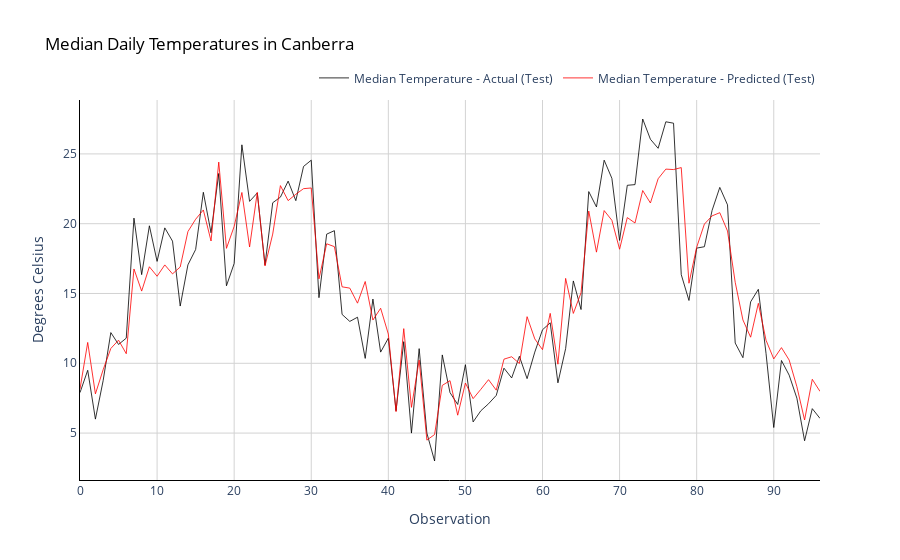

Notebook code for this chart:
### Code cell
plot_predicted(testY, pred_test)

### Figure 1 — Plotly figure (JSON) as saved in the notebook; plotly's stock layout.template omitted (floating-point values rounded to 4 significant figures)
{"data": [{"line": {"color": "black", "width": 1}, "mode": "lines", "name": "Median Temperature - Actual (Test)", "opacity": 0.8, "type": "scatter", "x": [0, 1, 2, 3, 4, 5, 6, 7, 8, 9, 10, 11, 12, 13, 14, 15, 16, 17, 18, 19, 20, 21, 22, 23, 24, 25, 26, 27, 28, 29, 30, 31, 32, 33, 34, 35, 36, 37, 38, 39, 40, 41, 42, 43, 44, 45, 46, 47, 48, 49, 50, 51, 52, 53, 54, 55, 56, 57, 58, 59, 60, 61, 62, 63, 64, 65, 66, 67, 68, 69, 70, 71, 72, 73, 74, 75, 76, 77, 78, 79, 80, 81, 82, 83, 84, 85, 86, 87, 88, 89, 90, 91, 92, 93, 94, 95, 96], "y": [7.9, 9.5, 6, 8.75, 12.2, 11.35, 11.8, 20.4, 16.35, 19.85, 17.3, 19.7, 18.75, 14.1, 17.05, 18.15, 22.25, 19.35, 23.6, 15.55, 17.15, 25.65, 21.6, 22.2, 17.05, 21.5, 21.9, 23.05, 21.65, 24.1, 24.55, 14.7, 19.25, 19.5, 13.5, 13, 13.3, 10.35, 14.6, 10.8, 11.8, 6.6, 11.55, 5, 11.05, 5, 3, 10.6, 7.9, 7.05, 9.9, 5.8, 6.6, 7.1, 7.7, 9.65, 8.95, 10.5, 8.9, 10.8, 12.4, 12.9, 8.6, 11.05, 15.9, 13.85, 22.3, 21.2, 24.55, 23.25, 18.8, 22.75, 22.8, 27.5, 26.05, 25.4, 27.3, 27.2, 16.35, 14.5, 18.25, 18.35, 20.95, 22.6, 21.35, 11.45, 10.4, 14.4, 15.3, 10.7, 5.4, 10.2, 9.15, 7.5, 4.45, 6.75, 6.05]}, {"line": {"color": "red", "width": 1}, "mode": "lines", "name": "Median Temperature - Predicted (Test)", "opacity": 0.8, "type": "scatter", "x": [0, 1, 2, 3, 4, 5, 6, 7, 8, 9, 10, 11, 12, 13, 14, 15, 16, 17, 18, 19, 20, 21, 22, 23, 24, 25, 26, 27, 28, 29, 30, 31, 32, 33, 34, 35, 36, 37, 38, 39, 40, 41, 42, 43, 44, 45, 46, 47, 48, 49, 50, 51, 52, 53, 54, 55, 56, 57, 58, 59, 60, 61, 62, 63, 64, 65, 66, 67, 68, 69, 70, 71, 72, 73, 74, 75, 76, 77, 78, 79, 80, 81, 82, 83, 84, 85, 86, 87, 88, 89, 90, 91, 92, 93, 94, 95, 96], "y": [8.163, 11.49, 7.809, 9.535, 11.06, 11.66, 10.69, 16.76, 15.17, 16.92, 16.23, 17.05, 16.4, 16.9, 19.43, 20.32, 20.98, 18.76, 24.41, 18.23, 19.81, 22.24, 18.33, 22.24, 16.97, 19.26, 22.73, 21.65, 22.11, 22.51, 22.56, 16.05, 18.56, 18.36, 15.48, 15.38, 14.31, 15.86, 13.1, 13.94, 12.09, 6.535, 12.48, 6.842, 10.23, 4.495, 4.897, 8.417, 8.756, 6.282, 8.585, 7.469, 8.134, 8.827, 8.073, 10.3, 10.47, 9.985, 13.34, 11.75, 10.98, 13.58, 9.934, 16.08, 13.57, 15.06, 20.91, 17.96, 20.94, 20.24, 18.17, 20.44, 20.05, 22.38, 21.48, 23.22, 23.91, 23.88, 24.02, 15.73, 18.31, 19.97, 20.56, 20.79, 19.48, 15.8, 13.11, 11.87, 14.29, 11.65, 10.31, 11.12, 10.23, 8.322, 5.937, 8.853, 7.984]}], "layout": {"legend": {"orientation": "h", "x": 1, "xanchor": "right", "y": 1.02, "yanchor": "bottom"}, "plot_bgcolor": "white", "title": {"font": {"color": "black"}, "text": "Median Daily Temperatures in Canberra"}, "xaxis": {"gridcolor": "lightgrey", "gridwidth": 1, "linecolor": "black", "linewidth": 1, "showgrid": true, "showline": true, "title": {"text": "Observation"}, "zeroline": true, "zerolinecolor": "lightgrey", "zerolinewidth": 1}, "yaxis": {"gridcolor": "lightgrey", "gridwidth": 1, "linecolor": "black", "linewidth": 1, "showgrid": true, "showline": true, "title": {"text": "Degrees Celsius"}, "zeroline": true, "zerolinecolor": "lightgrey", "zerolinewidth": 1}}}
